Frame 1 (no input): blank canvas, image omitted
Frame 60 (no input): blank canvas, image omitted
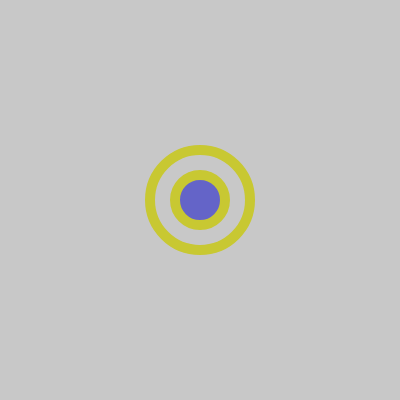
Frame 120 (the mouse pressed at the canvas centre since frame 60)

The p5.js sketch whose frames 1 and 60 were blank and that drew this single picture after the mouse press (run headless with seeded random() and noise() and a simulated clock; from frame 60 on, the mouse is pressed at the canvas centre):

// p5.js sketch
// ── sketch.js
function setup() {
    createCanvas(400, 400);
}

function draw() {
    background(mouseX, mouseY, mouseX);

    stroke(mouseY, mouseX, (mouseX + mouseY) / 8 );
    strokeWeight(10);
    fill(mouseX, mouseY, (mouseX + mouseY) / 2 );
    ellipse(mouseX, mouseY, 100);

    fill(mouseX / 2, mouseY / 2 , (mouseX + mouseY) / 2 );
    ellipse(mouseX, mouseY, 50);
}
